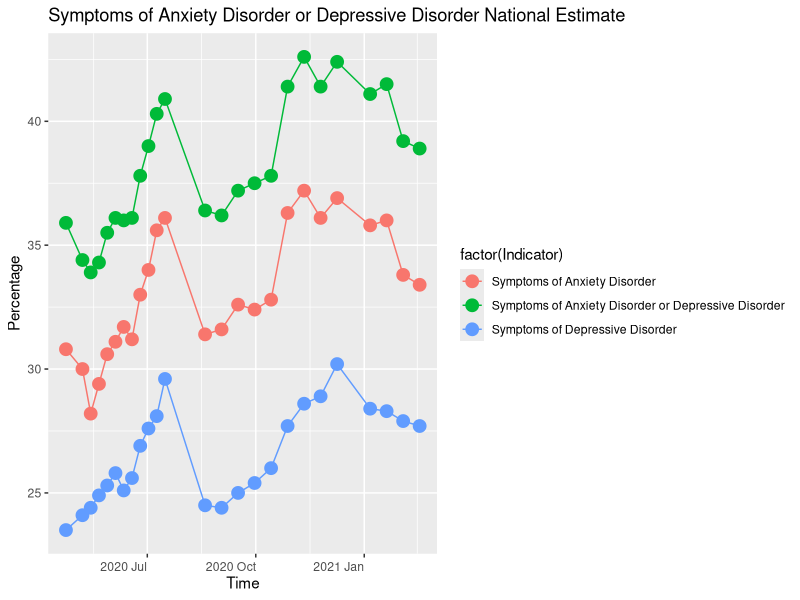
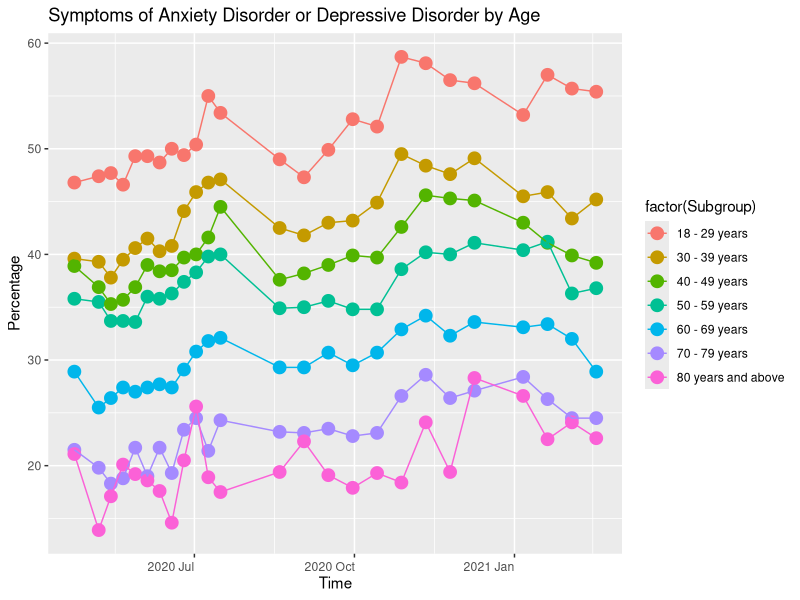
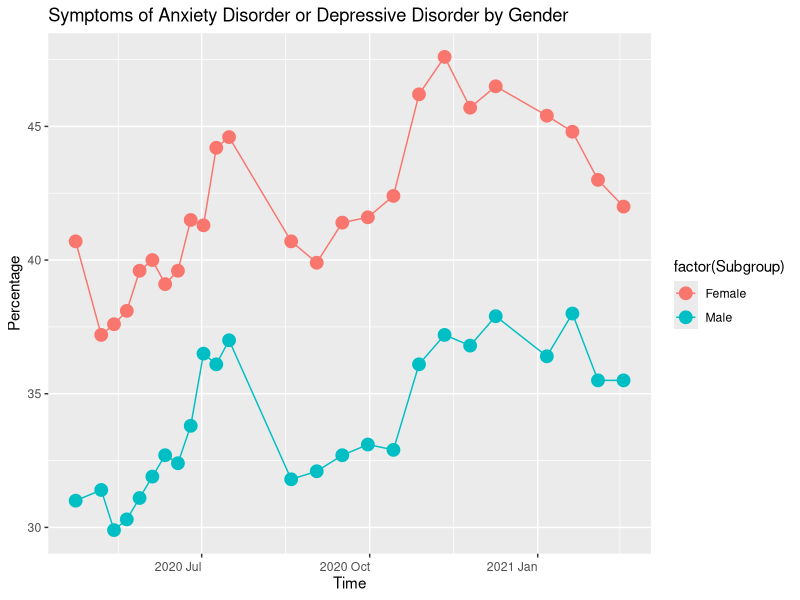
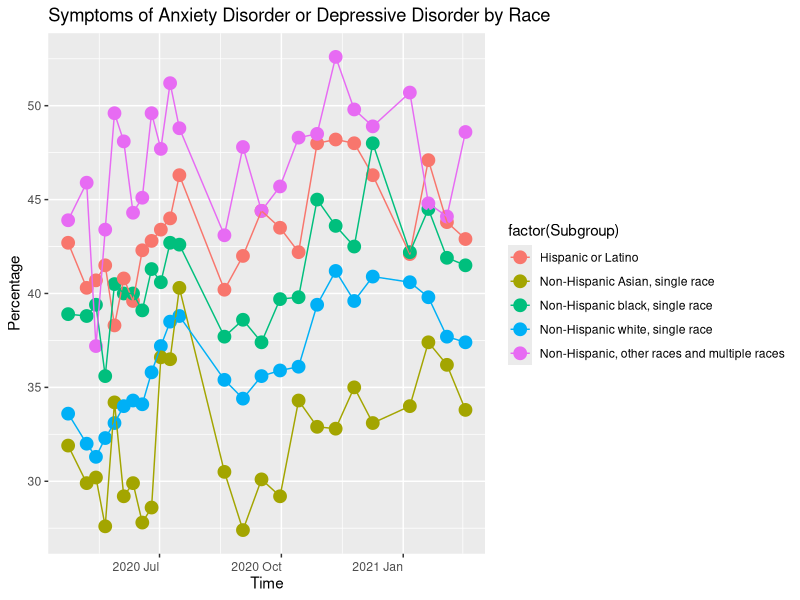
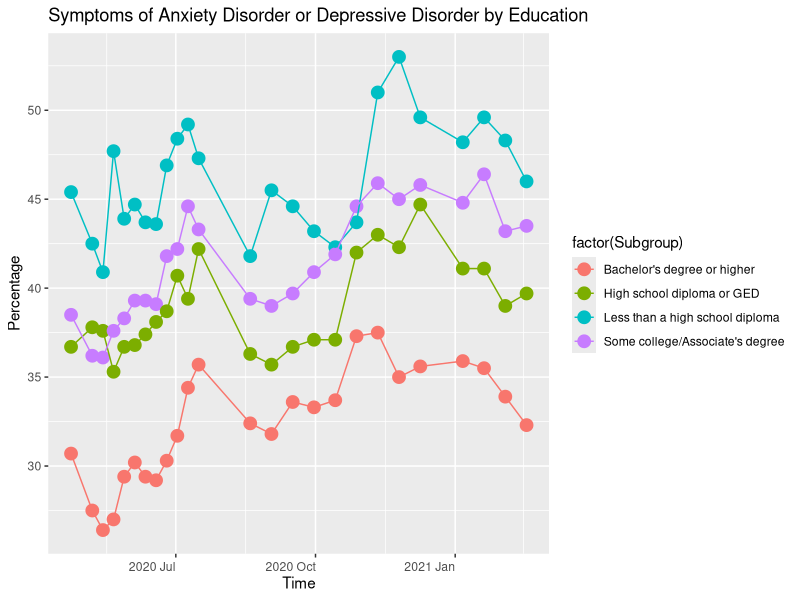
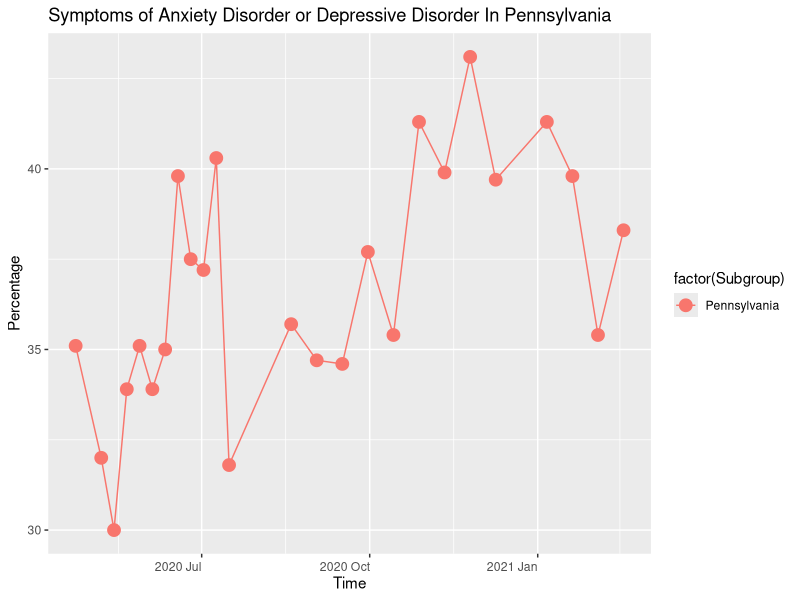
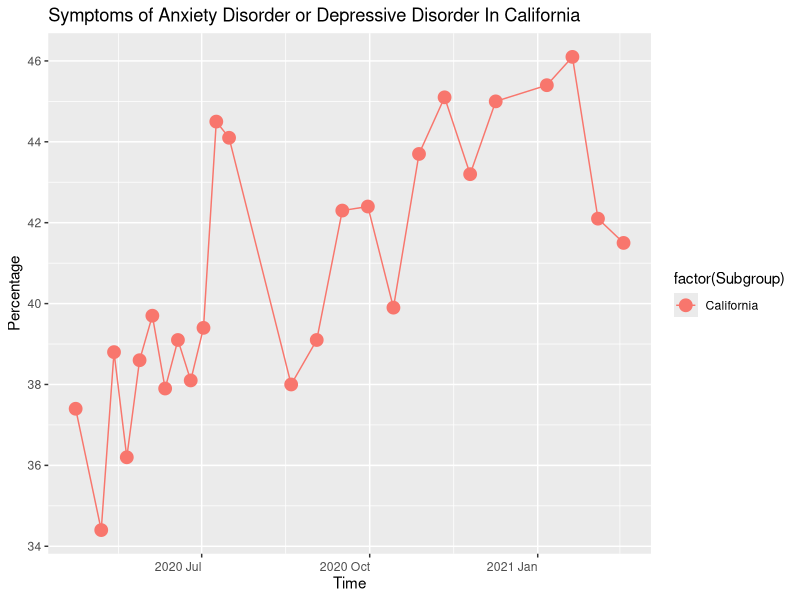
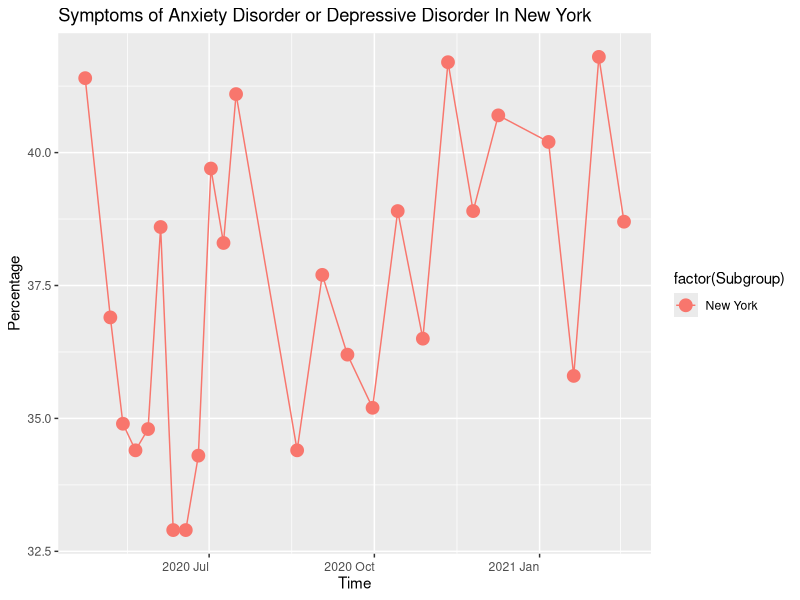

These charts were generated, in order, by the following R code:
#authored by Yang Yu; all rights reserved;
#yuyangjason@gmail.com,yzy43@psu.edu
  
#authored by Jinhao Lu; all rights reserved;
#email: jxl469@psu.edu

#data:https://data.cdc.gov/NCHS/Indicators-of-Anxiety-or-Depression-Based-on-Repor/8pt5-q6wp
#https://www.cdc.gov/nchs/covid19/pulse/mental-health.htm
#import package
setwd("~/ds340w")
library("data.table")
library("ggplot2")
library("stringr")
library(lubridate)

#load data
data <- fread("Mental_Health.csv")#https://data.cdc.gov/NCHS/Indicators-of-Anxiety-or-Depression-Based-on-Repor/8pt5-q6wp
#set Time zone & format
Sys.setlocale("LC_TIME", "English")

#rename and change to DATETIME format
setnames(data,"Time Period Start Date","Time")
data[,Time:=str_sub(Time,1,11) ]
data[,Time:=mdy(Time)]

# Time series plot of National Estimate 
national<-data[Group=="National Estimate"]
p <- ggplot(na.omit(national), aes(Time, Value))
p + geom_point(aes(colour = factor(Indicator)), size = 4)+
geom_line(aes(colour = factor(Indicator)))+
theme(axis.text.x = element_text(hjust = 1, vjust = .5))+
scale_x_date(date_labels = "%Y %b")+ ylab("Percentage")+ 
ggtitle("Symptoms of Anxiety Disorder or Depressive Disorder National Estimate")


#SADDD for Symptoms of Anxiety Disorder or Depressive Disorder
SADDD<-data[Indicator=="Symptoms of Anxiety Disorder or Depressive Disorder"]

#Time series plot of SADDD by AGE
SADDD_age<-SADDD[Group=="By Age"]
p <- ggplot(na.omit(SADDD_age),aes(Time, Value))
p + geom_point(aes(colour = factor(Subgroup)), size = 4)+
geom_line(aes(colour = factor(Subgroup)))+
theme(axis.text.x = element_text(hjust = 1, vjust = .5))+
scale_x_date(date_labels = "%Y %b")+ylab("Percentage")+ 
ggtitle("Symptoms of Anxiety Disorder or Depressive Disorder by Age")

#Time series plot of SADDD by Gender
SADDD_gender<-SADDD[Group=="By Gender"]
p <- ggplot(na.omit(SADDD_gender),aes(Time, Value))
p + geom_point(aes(colour = factor(Subgroup)), size = 4)+
geom_line(aes(colour = factor(Subgroup)))+
theme(axis.text.x = element_text(hjust = 1, vjust = .5))+
scale_x_date(date_labels = "%Y %b")+ylab("Percentage")+ 
ggtitle("Symptoms of Anxiety Disorder or Depressive Disorder by Gender")

#Time series plot of SADDD by Race
SADDD_race<-SADDD[Group=="By Race/Hispanic ethnicity"]
p <- ggplot(na.omit(SADDD_race),aes(Time, Value))
p + geom_point(aes(colour = factor(Subgroup)), size = 4)+
geom_line(aes(colour = factor(Subgroup)))+
theme(axis.text.x = element_text(hjust = 1, vjust = .5))+
scale_x_date(date_labels = "%Y %b")+ylab("Percentage")+ 
ggtitle("Symptoms of Anxiety Disorder or Depressive Disorder by Race")

#Time series plot of SADDD by Education
SADDD_edu<-SADDD[Group=="By Education"]
p <- ggplot(na.omit(SADDD_edu),aes(Time, Value))
p + geom_point(aes(colour = factor(Subgroup)), size = 4)+
geom_line(aes(colour = factor(Subgroup)))+
theme(axis.text.x = element_text(hjust = 1, vjust = .5))+
scale_x_date(date_labels = "%Y %b")+ylab("Percentage")+ 
ggtitle("Symptoms of Anxiety Disorder or Depressive Disorder by Education")

#by state? 50 states can't put in one graph.
#Time series plot of SADDD in Pennsylvania
SADDD_state<-SADDD[Group=="By State"]
SADDD_PA<-SADDD_state[State=="Pennsylvania"]
p <- ggplot(na.omit(SADDD_PA),aes(Time, Value))
p + geom_point(aes(colour = factor(Subgroup)), size = 4)+
geom_line(aes(colour = factor(Subgroup)))+
theme(axis.text.x = element_text(hjust = 1, vjust = .5))+
scale_x_date(date_labels = "%Y %b")+ylab("Percentage")+ 
ggtitle("Symptoms of Anxiety Disorder or Depressive Disorder In Pennsylvania")

SADDD_state<-SADDD[Group=="By State"]
SADDD_CA<-SADDD_state[State=="California"]
p <- ggplot(na.omit(SADDD_CA),aes(Time, Value))
p + geom_point(aes(colour = factor(Subgroup)), size = 4)+
geom_line(aes(colour = factor(Subgroup)))+
theme(axis.text.x = element_text(hjust = 1, vjust = .5))+
scale_x_date(date_labels = "%Y %b")+ylab("Percentage")+ 
ggtitle("Symptoms of Anxiety Disorder or Depressive Disorder In California")

SADDD_NY<-SADDD_state[State=="New York"]
p <- ggplot(na.omit(SADDD_NY),aes(Time, Value))
p + geom_point(aes(colour = factor(Subgroup)), size = 4)+
geom_line(aes(colour = factor(Subgroup)))+
theme(axis.text.x = element_text(hjust = 1, vjust = .5))+
scale_x_date(date_labels = "%Y %b")+ylab("Percentage")+ 
ggtitle("Symptoms of Anxiety Disorder or Depressive Disorder In New York")

SADDD_FL<-SADDD_state[State=="Florida"]
p <- ggplot(na.omit(SADDD_FL),aes(Time, Value))
p + geom_point(aes(colour = factor(Subgroup)), size = 4)+
geom_line(aes(colour = factor(Subgroup)))+
theme(axis.text.x = element_text(hjust = 1, vjust = .5))+
scale_x_date(date_labels = "%Y %b")+ylab("Percentage")+ 
ggtitle("Symptoms of Anxiety Disorder or Depressive Disorder In Florida")

#useless-
#SADDD_state<-SADDD[Group=="By State"]
#setkey(SADDD_state,State)
#SADDD_CANY<-SADDD_state[c("California","Florida","New York")]
#p <- ggplot(na.omit(SADDD_CANY),aes(Time, Value))
#p + geom_point(aes(colour = factor(Subgroup)), size = 4)+
#geom_line(aes(colour = factor(Subgroup)))+
#theme(axis.text.x = element_text(hjust = 1, vjust = .5))+
#scale_x_date(date_labels = "%Y %b")+ylab("Percentage")+ 
#ggtitle("Symptoms of Anxiety Disorder or Depressive Disorder In CA,NY,FL")


################----------USE Num_response dataset----------#######################

sample_data<- fread("Num_Response.csv")#https://www.cdc.gov/nchs/covid19/pulse/mental-health.htm

#sample_data processing
sample_data$weighted_response_rate <- as.numeric(sub("%","",sample_data$weighted_response_rate))/100 #ratio column val into digit
sample_data$sample_size <- (sub(",","",sample_data$sample_size))#sub "," in val
sample_data$number_response <- sample_data$weighted_response_rate * as.numeric(sample_data$sample_size)
sample_data$year <- 2020 #add year variable to the table
sample_data$year[22:25] <- 2021

#graph of sample number
test1 <- factor(sample_data$week,levels = sample_data$week)#rank the week as the actual time
graph_numberResponse <- data.frame(test1,sample_data$number_response, sample_data$year)

#change the name of columns
setnames(graph_numberResponse,"test1","week")
setnames(graph_numberResponse,"sample_data.number_response","number_response")
setnames(graph_numberResponse,"sample_data.year","year")

#create the barplot 
p <- ggplot(data = graph_numberResponse, mapping = aes(x = number_response, y = week))
p + geom_col(mapping = aes(fill = year))+ geom_text(mapping = aes(label = number_response),colour = 'red', vjust = 0.1, hjust = - 0.1)
